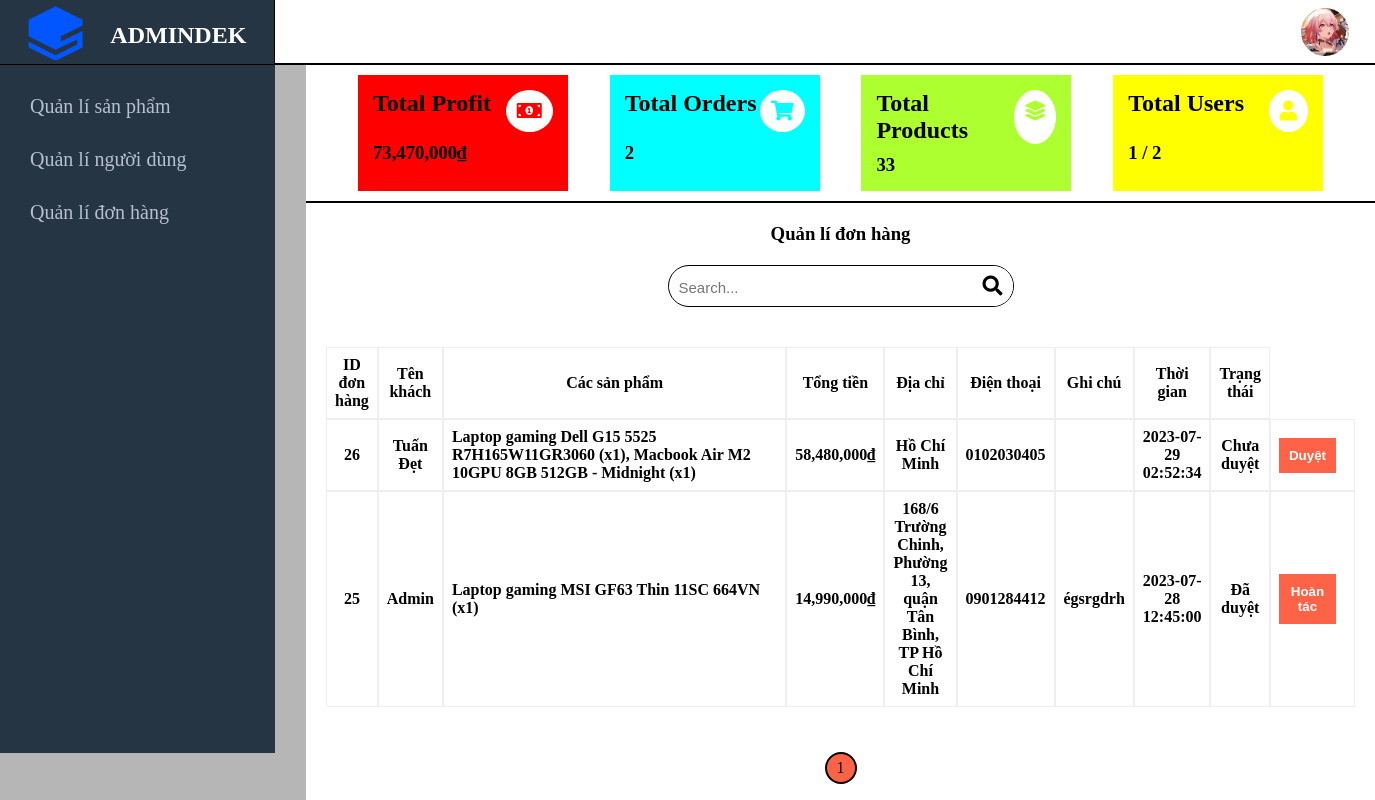
/admin.php?type=manager_orders (signed in), run on an earlier commit of the app's database.
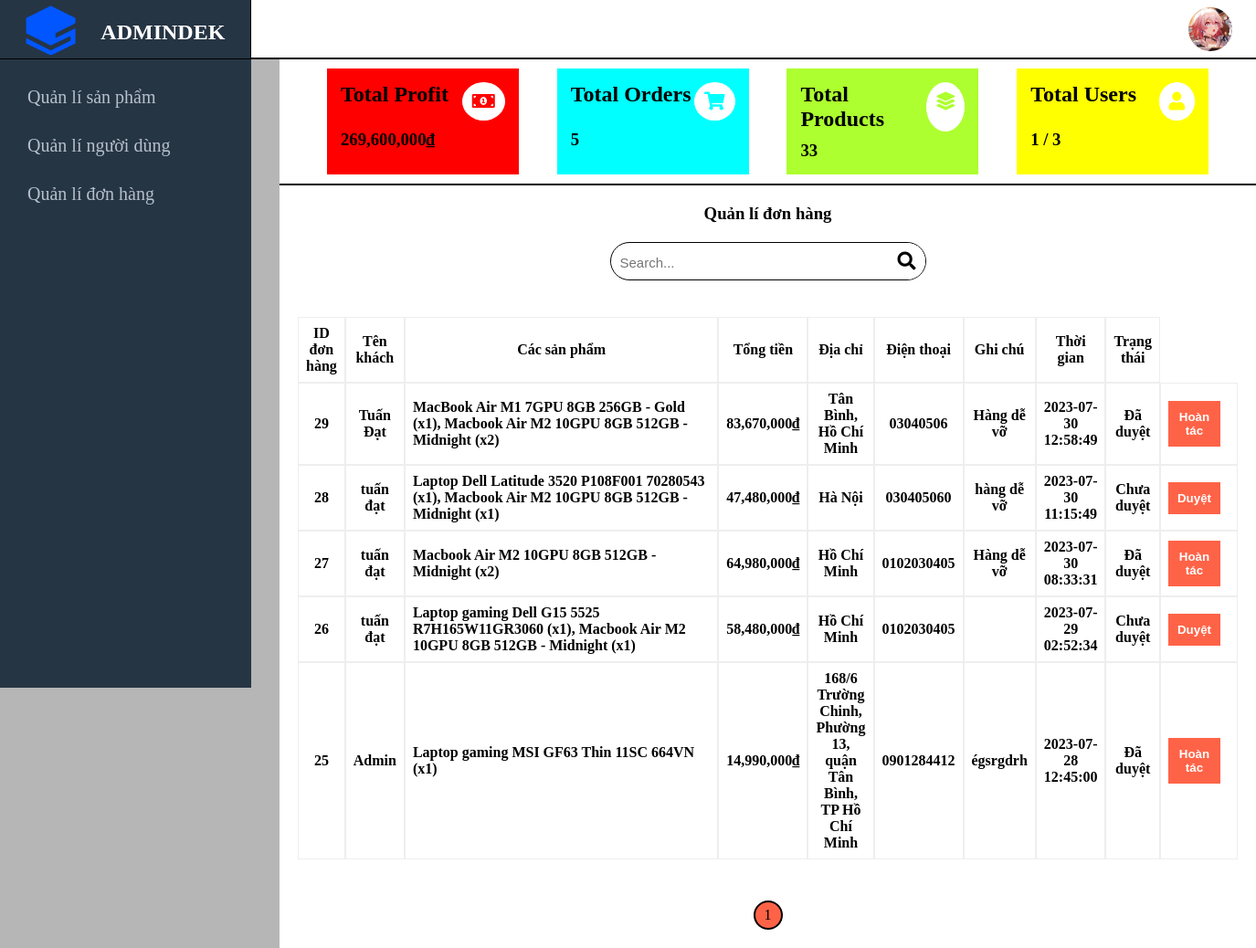
And on a later commit of the database.
### tables this page shows
CREATE TABLE `orders` (
  `id` int(11) NOT NULL,
  `id_users` int(11) NOT NULL,
  `total_price` float(10,3) DEFAULT NULL,
  `note` text DEFAULT NULL,
  `status` tinyint(1) NOT NULL DEFAULT 0,
  `address` varchar(255) NOT NULL,
  `sdt` varchar(11) NOT NULL,
  `time_order` datetime NOT NULL DEFAULT current_timestamp()
);

CREATE TABLE `users` (
  `id` int(11) NOT NULL,
  `role` tinyint(1) NOT NULL DEFAULT 0,
  `user_name` varchar(100) NOT NULL,
  `name` varchar(100) NOT NULL,
  `email` varchar(100) NOT NULL,
  `password` varchar(255) NOT NULL,
  `address` varchar(200) DEFAULT NULL,
  `sdt` varchar(20) NOT NULL,
  `avatar` text DEFAULT NULL,
  `is_online` int(1) DEFAULT 0,
  `last_activity` datetime NOT NULL DEFAULT current_timestamp()
);

### manager_orders.php (the view, shortened to what the changed rows need)
<?php
if (isset($_POST['searchss'])) {
    $search_query = $_POST['searchss'];
    $sql = "SELECT o.*, u.name AS user_name, GROUP_CONCAT(CONCAT(' ', p.name, ' (x', od.quantity, ')')) AS product_names
            FROM orders AS o
            JOIN users AS u ON o.id_users = u.id
            JOIN orders_detail AS od ON o.id = od.id_order
            JOIN product AS p ON od.id_product = p.id
            WHERE o.id = '$search_query'
            GROUP BY o.id
            ORDER BY o.id DESC";
} else {
    $sql = "SELECT o.*, u.name AS user_name, GROUP_CONCAT(CONCAT(' ', p.name, ' (x', od.quantity, ')')) AS product_names
            FROM orders AS o
            JOIN users AS u ON o.id_users = u.id
            JOIN orders_detail AS od ON o.id = od.id_order
            JOIN product AS p ON od.id_product = p.id
            GROUP BY o.id
            ORDER BY o.id DESC";
}
$result = mysqli_query($conn, $sql);
$total_table = mysqli_num_rows($result);
$limit = 10;
$cr_page = (isset($_GET['page']) ? $_GET['page'] : 1);
$page = ceil($total_table / $limit);
$cr_page = max(1, min($page, $cr_page));
$start = ($cr_page - 1) * $limit;
$sql .= " LIMIT $start, $limit";
$result = mysqli_query($conn, $sql);
?>
<!DOCTYPE html>
<html lang="vn">
<head>
    <link rel="stylesheet" href="./Css/styles.css">
    <link rel="stylesheet" href="./Css/responsive_home.css">
</head>
<body>
    <div class="manager_orders_frame">
        <div class="manager_orders">
            <table>
                <thead>
                    <tr>
                        <th>ID đơn hàng</th>
                        <th>Tên khách</th>
                        <th>Các sản phẩm</th>
                        <th>Tổng tiền</th>
                        <th>Địa chỉ</th>
                        <th>Điện thoại</th>
                        <th>Ghi chú</th>
                        <th>Thời gian</th>
                        <th>Trạng thái</th>
                    </tr>
                </thead>
                <tbody>
                    <?php foreach ($result as $ord) : ?>
                        <tr>
                            <th class="id_order"><?php echo $ord['id'] ?></th>
                            <th><?php echo $ord['user_name'] ?></th>
                            <th class="content_product"><?php echo $ord['product_names'] ?></th>
                            <th><?php echo number_format($ord['total_price'] * 1000) ?>,000₫</th>
                            <th><?php echo $ord['address'] ?></th>
                            <th><?php echo $ord['sdt'] ?></th>
                            <th><?php echo $ord['note'] ?></th>
                            <th><?php echo $ord['time_order'] ?></th>
                            <?php if ($ord['status'] == 0) { ?>
                                <th>Chưa duyệt</th>
                            <?php } else { ?>
                                <th>Đã duyệt</th>
                            <?php } ?>
                            <th class="button_bd">
                                <?php if ($ord['status'] == 0) { ?>
                                    <button type="submit" class="order_browsing"><a href="status_orders1.php?id=<?php echo $ord['id'] ?>">Duyệt</a></button>
                                <?php } else { ?>
                                    <button type="submit" class="order_browsing"><a href="status_orders2.php?id=<?php echo $ord['id'] ?>">Hoàn tác</a></button>
                                <?php } ?>
                            </th>
                        </tr>
                    <?php endforeach; ?>
                </tbody>
            </table>
            <div class="page_number">
                <div class="number">
                    <ul>
                        <?php for ($i = 1; $i <= $page; $i++) { ?>
                            <li class="number1 <?php echo (($cr_page == $i) ? 'active' : '') ?>"><a href="admin.php?type=1&page=<?php echo $i ?>"><?php echo $i ?></a></li>
                        <?php } ?>
                    </ul>
                </div>
            </div>
        </div>
    </div>
</body>
</html>

### admin.php (shortened to what the changed rows need)
<?php
include './setting/connect.php';
$sqlTotalprice = "SELECT SUM(total_price) as total_revenue FROM orders";
$result_total_revenue = mysqli_query($conn, $sqlTotalprice);
$row_total_revenue = mysqli_fetch_assoc($result_total_revenue);
$totalRevenue = $row_total_revenue['total_revenue'];
$sqlTotalOrders = "SELECT COUNT(*) AS id FROM orders";
$resultTotalOrders = $conn->query($sqlTotalOrders);
$rowTotalOrders = $resultTotalOrders->fetch_assoc();
$totalOrders = $rowTotalOrders['id'];
$sqlTotalUsers = "SELECT COUNT(*) AS id FROM users";
$resultTotalUsers = $conn->query($sqlTotalUsers);
$rowTotalUsers = $resultTotalUsers->fetch_assoc();
$totalUsers = $rowTotalUsers['id'];
$sqlOnlineUsers = "SELECT COUNT(*) AS online_users FROM users WHERE is_online = 1";
$resultOnlineUsers = $conn->query($sqlOnlineUsers);
$rowOnlineUsers = $resultOnlineUsers->fetch_assoc();
$onlineUsers = $rowOnlineUsers['online_users'];
?>
<!DOCTYPE html>
<html lang="vn">
<head>
    <link rel="stylesheet" href="https://cdnjs.cloudflare.com/ajax/libs/font-awesome/5.15.4/css/all.min.css" />
    <link rel="stylesheet" href="./Css/styles.css">
    <link rel="stylesheet" href="./Css/responsive_home.css">
</head>
<body>
    <div class="header_admin">
        <div class="frame_header_admin">
            <div class="logo_admin">
                <div class="frame_logo">
                    <h2><a href="admin.php" style="text-decoration: none; color: white;">ADMINDEK</a></h2>
                </div>
            </div>
        </div>
    </div>
    <div class="content_admin">
        <div class="right_content" onscroll="syncScroll('left_content')">
            <div class="frame_statistic">
                <div class="statistic">
                    <div class="frame_total" style="background-color: red;">
                        <div class="total_profit">
                            <div class="title_total">
                                <h2>Total Profit</h2>
                            </div>
                            <span>
                                <h3><?php echo number_format($totalRevenue * 1000) ?>,000₫</h3>
                            </span>
                        </div>
                    </div>
                    <div class="frame_total" style="background-color: aqua;">
                        <div class="total_orders">
                            <div class="title_total">
                                <h2>Total Orders</h2>
                            </div>
                            <span>
                                <h3><?php echo $totalOrders ?></h3>
                            </span>
                        </div>
                    </div>
                    <div class="frame_total" style="background-color: greenyellow;">
                        <div class="total_products">
                            <div class="title_total">
                                <h2>Total Products</h2>
                            </div>
                        </div>
                    </div>
                    <div class="frame_total" style="background-color: yellow;">
                        <div class="total_users">
                            <div class="title_total">
                                <h2>Total Users</h2>
                            </div>
                            <span>
                                <h3><?php echo $onlineUsers ?> / <?php echo $totalUsers ?></h3>
                            </span>
                        </div>
                    </div>
                </div>
            </div>
            <div class="content_manager">
                <?php if (isset($_GET['type'])) {
                    $type = $_GET['type'];
                    if ($type == 'manager_product') {
                        include 'manager_product.php';
                    } else if ($type == 'manager_users') {
                        include 'manager_users.php';
                    } else if ($type == 'manager_orders') {
                        include 'manager_orders.php';
                    } else if ($type == 'add_product') {
                        include 'add_product.php';
                    } else if ($type == 'fixed_product') {
                        include 'fixed_product.php';
                    }
                } ?>
            </div>
        </div>
    </div>
</body>
</html>

What changed in the data, as far as the page shows it:
added orders: id "29", id_users.name "Tuấn Đạt", product_names "MacBook Air M1 7GPU 8GB 256GB - Gold (x1), Macbook Air M2 10GPU 8GB 512GB - Midnight (x2)", $ord['total_price']*1000 "83,670", address "Tân Bình, Hồ Chí Minh", sdt "03040506", note "Hàng dễ vỡ", time_order "2023-07-30 12:58:49", status "Đã duyệt"
added orders: id "28", id_users.name "tuấn đạt", product_names "Laptop Dell Latitude 3520 P108F001 70280543 (x1), Macbook Air M2 10GPU 8GB 512GB - Midnight (x1)", $ord['total_price']*1000 "47,480", address "Hà Nội", sdt "030405060", note "hàng dễ vỡ", time_order "2023-07-30 11:15:49", status "Chưa duyệt"
added orders: id "27", id_users.name "tuấn đạt", product_names "Macbook Air M2 10GPU 8GB 512GB - Midnight (x2)", $ord['total_price']*1000 "64,980", address "Hồ Chí Minh", sdt "0102030405", note "Hàng dễ vỡ", time_order "2023-07-30 08:33:31", status "Đã duyệt"
changed through a linked row, orders id 26: id_users.name "Tuấn Đẹt" → "tuấn đạt"
Also different on the page:
$totalRevenue * 1000: "73,470" → "269,600"
$totalOrders: "2" → "5"
$totalUsers: "2" → "3"
